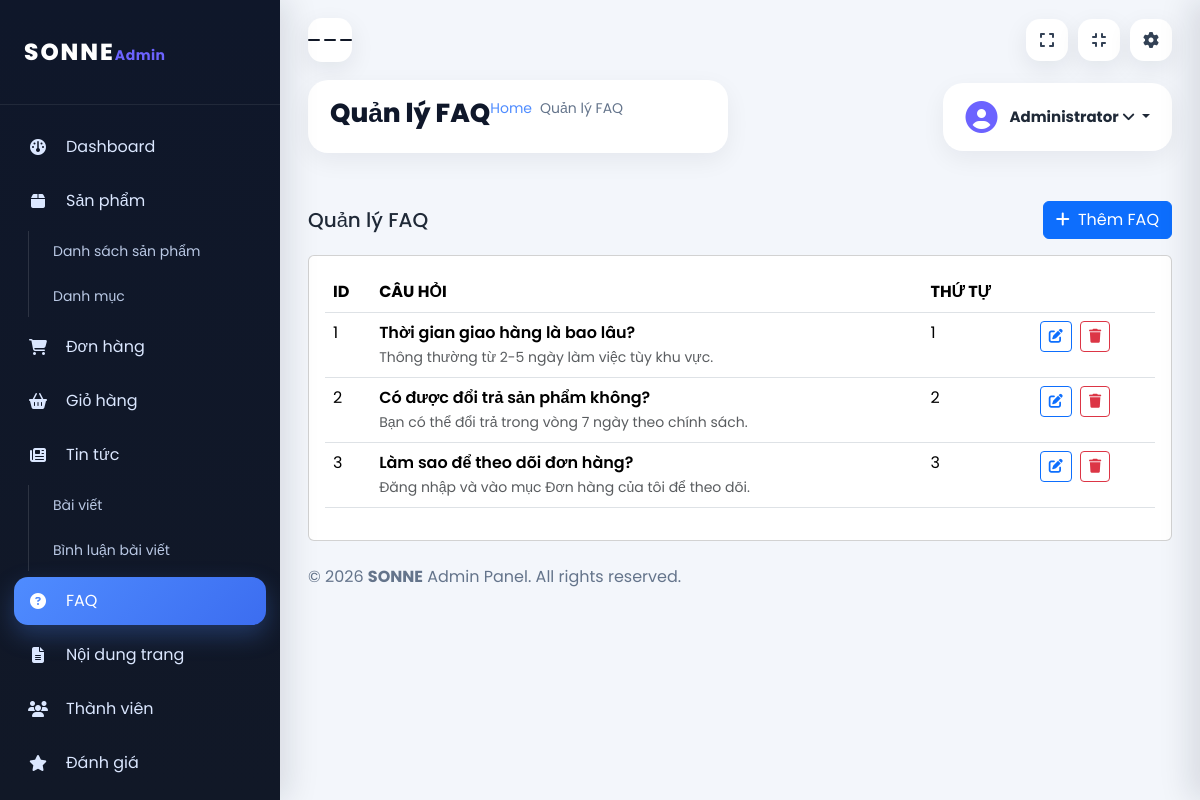
Screenshot of /admin/faq (signed in) with the database file from the repository.
### tables this page shows
CREATE TABLE faqs (
    id INT UNSIGNED AUTO_INCREMENT PRIMARY KEY,
    question VARCHAR(255) NOT NULL,
    answer TEXT NOT NULL,
    sort_order INT NOT NULL DEFAULT 0,
    created_at DATETIME NOT NULL DEFAULT CURRENT_TIMESTAMP,
    updated_at DATETIME NOT NULL DEFAULT CURRENT_TIMESTAMP ON UPDATE CURRENT_TIMESTAMP
);

### controllers/admin/AdminFaqController.php (called while the page is built, shortened)
<?php
class AdminFaqController extends Controller {
    public function index(array $p): void {
        $faqs = FaqModel::allOrdered();
        $this->renderAdmin('faq/index', compact('faqs') + ['title' => 'Quản lý FAQ']);
    }
}

### index.php (called while the page is built, shortened)
<?php
require_once __DIR__ . '/config/db.php';
require_once __DIR__ . '/core/Router.php';
require_once __DIR__ . '/core/helpers.php';
spl_autoload_register(function (string $class): void {
    $paths = [
        __DIR__ . '/models/' . $class . '.php',
        __DIR__ . '/controllers/' . $class . '.php',
        __DIR__ . '/controllers/admin/' . $class . '.php',
    ];
    foreach ($paths as $path) {
        if (file_exists($path)) {
            return;
        }
    }
});
$router = new Router();
$router->get('/',                    'HomeController@index');
$router->get('/about',               'HomeController@about');
$router->get('/services',            'HomeController@services');
$router->get('/pricing',             'HomeController@pricing');
$router->get('/seller',              'HomeController@seller');
$router->get('/contact',             'ContactController@index');
$router->post('/contact',            'ContactController@submit');
$router->get('/faq',                 'FaqController@index');
$router->get('/login',               'AuthController@loginForm');
$router->post('/login',              'AuthController@login');
$router->get('/register',            'AuthController@registerForm');
$router->post('/register',           'AuthController@register');
$router->get('/logout',              'AuthController@logout');
$router->get('/products',            'ProductController@index');
$router->get('/product/{slug}',      'ProductController@detail');
$router->get('/search',              'ProductController@search');
$router->get('/search/suggest',      'ProductController@suggest');
$router->get('/category/{slug}',     'ProductController@category');
$router->get('/cart',                'CartController@index');
$router->post('/cart/add',           'CartController@add');
$router->post('/cart/update',        'CartController@update');
$router->post('/cart/remove',        'CartController@remove');
$router->post('/cart/clear',         'CartController@clear');
$router->post('/cart/sync',          'CartController@sync');
$router->get('/cart/count',          'CartController@count');
$router->get('/checkout',            'OrderController@checkoutForm');
$router->post('/checkout',           'OrderController@placeOrder');
$router->get('/order/success/{id}',  'OrderController@success');
$router->get('/orders',              'OrderController@myOrders');
$router->get('/profile',             'UserController@profile');
$router->post('/profile/update',     'UserController@updateProfile');
$router->post('/profile/password',   'UserController@changePassword');
$router->post('/profile/avatar',     'UserController@uploadAvatar');
$router->get('/news',                'NewsController@index');
$router->get('/news/{slug}',         'NewsController@detail');
$router->post('/news/{id}/comment',  'NewsController@postComment');
$router->post('/review',             'ReviewController@submit');
$router->get('/admin',               'AdminDashboardController@index');
$router->get('/admin/dashboard',     'AdminDashboardController@index');
$router->get('/admin/login',         'AdminAuthController@loginForm');
$router->post('/admin/login',        'AdminAuthController@login');
$router->get('/admin/logout',        'AdminAuthController@logout');
$router->get('/admin/users',         'AdminUserController@index');
$router->get('/admin/users/edit/{id}', 'AdminUserController@edit');
$router->post('/admin/users/update/{id}', 'AdminUserController@update');
$router->post('/admin/users/toggle-lock/{id}', 'AdminUserController@toggleLock');
$router->post('/admin/users/delete/{id}',  'AdminUserController@delete');
$router->post('/admin/users/reset-password/{id}', 'AdminUserController@resetPassword');
$router->get('/admin/products',       'AdminProductController@index');
$router->get('/admin/products/create','AdminProductController@create');
$router->post('/admin/products/store','AdminProductController@store');
$router->get('/admin/products/edit/{id}', 'AdminProductController@edit');
$router->post('/admin/products/update/{id}', 'AdminProductController@update');
$router->post('/admin/products/delete/{id}', 'AdminProductController@delete');
$router->get('/admin/orders',         'AdminOrderController@index');
$router->get('/admin/orders/{id}',    'AdminOrderController@detail');
$router->post('/admin/orders/status/{id}', 'AdminOrderController@updateStatus');
$router->get('/admin/carts',          'AdminCartController@index');
$router->get('/admin/carts/{id}',     'AdminCartController@detail');
$router->post('/admin/carts/status/{id}', 'AdminCartController@updateStatus');
$router->get('/admin/news',           'AdminNewsController@index');
$router->get('/admin/news/create',    'AdminNewsController@create');
$router->post('/admin/news/store',    'AdminNewsController@store');
$router->get('/admin/news/edit/{id}', 'AdminNewsController@edit');
$router->post('/admin/news/update/{id}', 'AdminNewsController@update');
$router->post('/admin/news/delete/{id}', 'AdminNewsController@delete');
$router->get('/admin/news-comments',           'AdminNewsCommentController@index');
$router->post('/admin/news-comments/delete/{id}', 'AdminNewsCommentController@delete');
$router->get('/admin/contacts',       'AdminContactController@index');
$router->get('/admin/contacts/{id}',  'AdminContactController@view');
$router->post('/admin/contacts/status/{id}', 'AdminContactController@updateStatus');
$router->post('/admin/contacts/delete/{id}', 'AdminContactController@delete');
$router->get('/admin/reviews',         'AdminReviewController@index');
$router->post('/admin/reviews/delete/{id}', 'AdminReviewController@delete');
$router->get('/admin/faq',             'AdminFaqController@index');
$router->get('/admin/faq/create',      'AdminFaqController@create');
$router->post('/admin/faq/store',      'AdminFaqController@store');
$router->get('/admin/faq/edit/{id}',   'AdminFaqController@edit');
$router->post('/admin/faq/update/{id}','AdminFaqController@update');
$router->post('/admin/faq/delete/{id}','AdminFaqController@delete');
$router->get('/admin/pages',           'AdminPageController@index');
$router->post('/admin/pages/update',   'AdminPageController@update');
$router->get('/admin/categories',       'AdminCategoryController@index');
$router->post('/admin/categories/store','AdminCategoryController@store');
$router->post('/admin/categories/update/{id}','AdminCategoryController@update');
$router->post('/admin/categories/delete/{id}','AdminCategoryController@delete');
$router->dispatch();

### config/db.php (called while the page is built, shortened)
<?php
class DB {
    private static ?PDO $instance = null;
    private static string $host     = '127.0.0.1';
    private static string $dbname   = 'sonne_db';
    private static string $user     = 'root';
    private static string $password = '';
    private static string $charset  = 'utf8mb4';
    public static function getInstance(): PDO {
        if (self::$instance === null) {
            $dsn = "mysql:host=" . self::$host
                 . ";dbname=" . self::$dbname
                 . ";charset=" . self::$charset;
            try {
                self::$instance = new PDO($dsn, self::$user, self::$password, [
                    PDO::ATTR_ERRMODE            => PDO::ERRMODE_EXCEPTION,
                    PDO::ATTR_DEFAULT_FETCH_MODE => PDO::FETCH_ASSOC,
                    PDO::ATTR_EMULATE_PREPARES   => false,
                ]);
            } catch (PDOException $e) {
                error_log('[DB] Connection failed: ' . $e->getMessage());
                http_response_code(500);
                exit('Service temporarily unavailable. Please try again later.');
            }
        }
        return self::$instance;
    }
    public static function fetchAll(string $sql, array $params = []): array {
        $stmt = self::getInstance()->prepare($sql);
        $stmt->execute($params);
        return $stmt->fetchAll();
    }
}

### models/FaqModel.php (called while the page is built, shortened)
<?php
class FaqModel extends Model {
    public static function allOrdered(): array {
        return DB::fetchAll("SELECT * FROM faqs ORDER BY sort_order, id");
    }
}

### core/helpers.php (called while the page is built, shortened)
<?php
function e(mixed $value): string {
    return htmlspecialchars((string) $value, ENT_QUOTES, 'UTF-8');
}
function truncate(string $text, int $len = 120): string {
    $plain = strip_tags($text);
    return mb_strlen($plain) > $len ? mb_substr($plain, 0, $len) . '…' : $plain;
}

### views/admin/faq/index.php (the view, shortened to what this page needs)
<div class="row">
    <div class="col-12 mt-4">
        <div class="d-flex justify-content-between align-items-center mb-3">
            <h5 class="mb-0">Quản lý FAQ</h5>
            <a href="<?= BASE_URL ?>/admin/faq/create" class="btn btn-primary"><i class="fa-solid fa-plus me-1"></i> Thêm FAQ</a>
        </div>
        <div class="card">
            <div class="card-body">
                <div class="table-responsive">
                    <table class="table table-hover">
                        <thead class="text-uppercase bg-primary">
                            <tr class="text-white">
                                <th>ID</th>
                                <th>Câu hỏi</th>
                                <th>Thứ tự</th>
                                <th></th>
                            </tr>
                        </thead>
                        <tbody>
                        <?php foreach ($faqs as $f): ?>
                            <tr>
                                <td><?= (int)$f['id'] ?></td>
                                <td>
                                    <div class="fw-semibold"><?= e($f['question']) ?></div>
                                    <small class="text-muted"><?= e(truncate($f['answer'], 120)) ?></small>
                                </td>
                                <td><?= (int)$f['sort_order'] ?></td>
                                <td>
                                    <a href="<?= BASE_URL ?>/admin/faq/edit/<?= (int)$f['id'] ?>" class="btn btn-sm btn-outline-primary me-1"><i class="fa-solid fa-pen-to-square"></i></a>
                                    <form action="<?= BASE_URL ?>/admin/faq/delete/<?= (int)$f['id'] ?>" method="POST" style="display:inline" onsubmit="return confirm('Xóa FAQ này?')">
                                        <button type="submit" class="btn btn-sm btn-outline-danger"><i class="fa-solid fa-trash"></i></button>
                                    </form>
                                </td>
                            </tr>
                        <?php endforeach; ?>
                        </tbody>
                    </table>
                </div>
            </div>
        </div>
    </div>
</div>

### core/Router.php (shortened to what this page needs)
<?php
class Router {
    private array $routes = [];
    private function add(string $method, string $path, string $handler): void {
        $this->routes[] = compact('method', 'pattern', 'handler');
    }
    public function dispatch(): void {
        $method = $_SERVER['REQUEST_METHOD'] ?? 'GET';
        $uri = parse_url($_SERVER['REQUEST_URI'] ?? '/', PHP_URL_PATH);
        $base = str_replace('\\', '/', dirname($_SERVER['SCRIPT_NAME'] ?? '/'));
        $base = $base === '/' ? '' : rtrim($base, '/');
        if (str_starts_with($uri, $base)) {
            $uri = substr($uri, strlen($base));
        }
        $uri = '/' . ltrim($uri, '/');
        if ($uri !== '/' ) $uri = rtrim($uri, '/');
        foreach ($this->routes as $route) {
            if ($route['method'] !== $method) continue;
            if (!preg_match($route['pattern'], $uri, $matches)) continue;
            $params = array_filter($matches, 'is_string', ARRAY_FILTER_USE_KEY);
            [$class, $action] = explode('@', $route['handler']);
            $controller = new $class();
            $controller->$action($params);
            return;
        }
    }
}

### assets/admin/admin.css (style rules this page uses)
html, body { min-height: 100%; }
body { margin: 0; font-family: 'Poppins', sans-serif; background: #f3f6fb; color: #1f2937; }

### rows the page displays
faqs: id "1", question "Thời gian giao hàng là bao lâu?", answer "Thông thường từ 2-5 ngày làm việc tùy khu vực.", sort_order "1"
faqs: id "2", question "Có được đổi trả sản phẩm không?", answer "Bạn có thể đổi trả trong vòng 7 ngày theo chính sách.", sort_order "2"
faqs: id "3", question "Làm sao để theo dõi đơn hàng?", answer "Đăng nhập và vào mục Đơn hàng của tôi để theo dõi.", sort_order "3"
